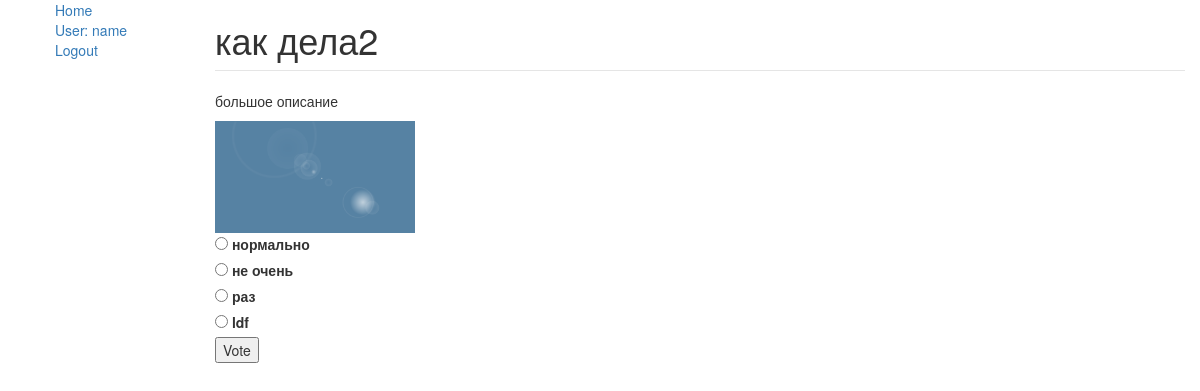
/polls/2/ (signed in), run on the app's committed database.
### polls/models.py (models this page shows, shortened)
class AdvUser(AbstractUser):
    avatar = models.ImageField(upload_to='polls/media/avatars', blank=False)

class Question(models.Model):
    question_text = models.CharField(max_length=200)
    pub_date = models.DateTimeField('date published')
    question_votes = models.IntegerField(default=0)
    short_description = models.CharField(max_length=400)
    description = models.CharField(max_length=3000)
    image = models.ImageField(upload_to='media/questions', blank=True)
    @property
    def was_published_recently(self):
        return self.pub_date >= timezone.now() - datetime.timedelta(days=1)

class Choice(models.Model):
    question = models.ForeignKey(Question, on_delete=models.CASCADE)
    choice_text = models.CharField(max_length=200)
    votes = models.IntegerField(default=0)

### polls/views.py (the view)
# urls.py: path('<int:pk>/', views.DetailView.as_view(), name='detail'),
class DetailView(generic.DetailView):
    model = Question
    template_name = 'polls/detail.html'
    def get_object(self, queryset=None):
        question = super(DetailView, self).get_object(queryset)
        if question.was_published_recently or self.request.user.is_staff:
            return question
        else:
            raise PermissionDenied()

### polls/templates/polls/detail.html (shortened to what this page needs)
{% extends "polls/base_generic.html" %}
{% block content %}
<form action="{% url 'polls:vote' question.id %}" method="post">
    <fieldset>
        <legend>
            <h1>{{question.question_text}}</h1>
        </legend>
        <p>{{question.description}}</p>
        {%if question.image%}
        <img style="width: 200px"  src="/polls{{ question.image.url }}">
        <br>
        {%endif%}
        {% for choice in question.choice_set.all %}
        <input type="radio" name="choice" id="choice{{forloop.counter}}" value="{{choice.id}}">
        <label for="choice{{forloop.counter}}">{{choice.choice_text}}</label><br>
        {% endfor %}
    </fieldset>
    <input type="submit" value="Vote">
</form>
{% endblock %}

### polls/templates/polls/base_generic.html (shortened to what this page needs)
<!DOCTYPE html>
<html lang="en">
<head>
    <link rel="stylesheet" href="https://maxcdn.bootstrapcdn.com/bootstrap/3.3.7/css/bootstrap.min.css">
</head>
<body>
<div class="container-fluid">
    <div class="row">
        <div class="col-sm-2">
            {% block sidebar %}
            <ul class="sidebar-nav">
                <li style="list-style-type: none;"><a href="{% url 'polls:index' %}">Home</a></li>
                {% if user.is_authenticated %}
                <li style="list-style-type: none;"><a href="{% url 'polls:profile' request.user.id %}">User: {{ user.get_username }}</a></li>
                <li style="list-style-type: none;"><a href="{% url 'logout'%}?next={{request.path}}">Logout</a></li>
                {% else %}
                <li style="list-style-type: none;"><a href="{% url 'login'%}?next={{request.path}}">Login</a></li>
                <li style="list-style-type: none;"><a href="{% url 'polls:signup'%}?next={{request.path}}">Sign Up</a>
                </li>
                {% endif %}
            </ul>
            {% endblock %}
        </div>
        <div class="col-sm-10 ">
            {% block content %}{% endblock %}
        </div>
    </div>
</div>
</body>
</html>

### data on the page
AdvUser: get_username "name"
Question: question_text "как дела2", description "большое описание", image (placeholder picture)
Choice: choice_text "нормально"
Choice: choice_text "не очень"
Choice: choice_text "раз"
Choice: choice_text "ldf"
